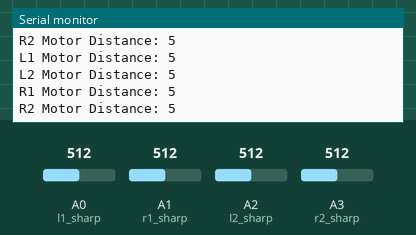
Recording of a sketch running on a simulated Arduino Uno, built with avr-gcc and run on an emulated ATmega328P. Parts: the last lines printed to the serial monitor. The inputs (shaded band) are chosen by the test bench; at power-on: A1 (r1_sharp) = 512, A3 (r2_sharp) = 512, A0 (l1_sharp) = 512, A2 (l2_sharp) = 512.

Above: at 3.5 s.
3.6 s: A1 (r1_sharp) set to 91
At 4.02 s:
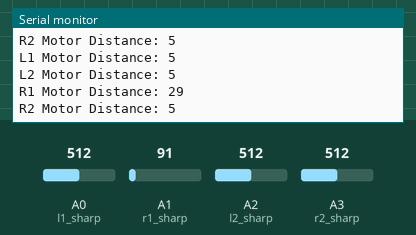
5.1 s: A1 (r1_sharp) set to 78
At 5.63 s:
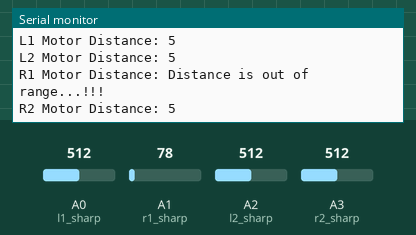
10.7 s: A3 (r2_sharp) set to 91
At 11.17 s:
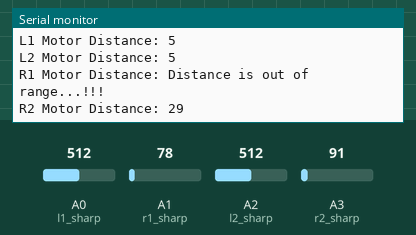
12.2 s: A3 (r2_sharp) set to 78
At 12.85 s:
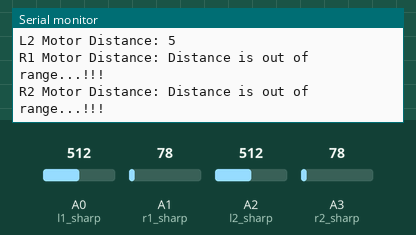

Measured:
- the behaviour switches between 86 and 85 on A3 (r2_sharp) (found by bisection; images 3 and 4)
- after the input at 3.6 s, the serial monitor: prints a new line after 0.11 s (image 1)
- after the input at 5.1 s, the serial monitor: prints a new line after 0.19 s (image 2)
- after the input at 10.7 s, the serial monitor: prints a new line after 0.19 s (image 3)
- after the input at 12.2 s, the serial monitor: prints a new line after 0.35 s (image 4)

The sketch:

sharp_sensor_test_code.ino
```cpp
// Sharp Sensor Test code
// Sharp IR GP2Y0A41SK0F (4-30cm, analog)

#define l1_sharp A0
#define r1_sharp A1
#define l2_sharp A2 // Ektu Problem ase maybe sensor or wiring ee
#define r2_sharp A3

void measureDistance(float volt=0){
  int distance = 13*pow(volt, -1); // worked out from datasheet graph

  if (distance <= 30){
    Serial.println(distance);   // print the distance
  }
  else {
    Serial.println("Distance is out of range...!!!");
  }
}

void setup() {
  Serial.begin(9600); // start the serial port
}

void loop() {

//  ------------ Measure L1 Sharp Distance ------------------
  float volt = analogRead(l1_sharp)*0.0048828125;  // value from sensor * (5/1024)
  Serial.print("L1 Motor Distance: ");
  measureDistance(volt);
//  delay(500); // slow down serial port

//  ------------ Measure L2 Sharp Distance ------------------
  volt = analogRead(l2_sharp)*0.0048828125;  // value from sensor * (5/1024)
  Serial.print("L2 Motor Distance: ");
  measureDistance(volt);
//  delay(500); // slow down serial port

//  ------------ Measure R1 Sharp Distance ------------------
  volt = analogRead(r1_sharp)*0.0048828125;  // value from sensor * (5/1024)
  Serial.print("R1 Motor Distance: ");
  measureDistance(volt);
//  delay(500); // slow down serial port

//  ------------ Measure R2 Sharp Distance ------------------
  volt = analogRead(r2_sharp)*0.0048828125;  // value from sensor * (5/1024)
  Serial.print("R2 Motor Distance: ");
  measureDistance(volt);


  delay(500); // slow down serial port
}
```
